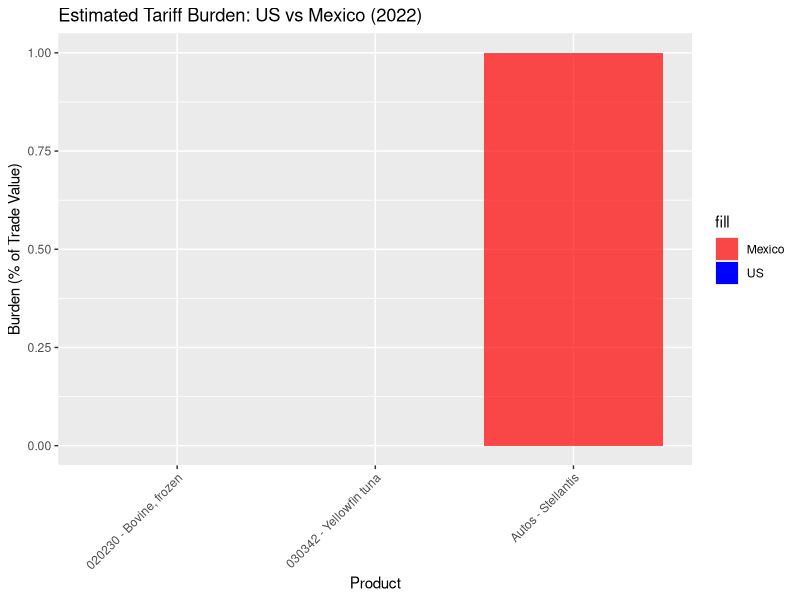
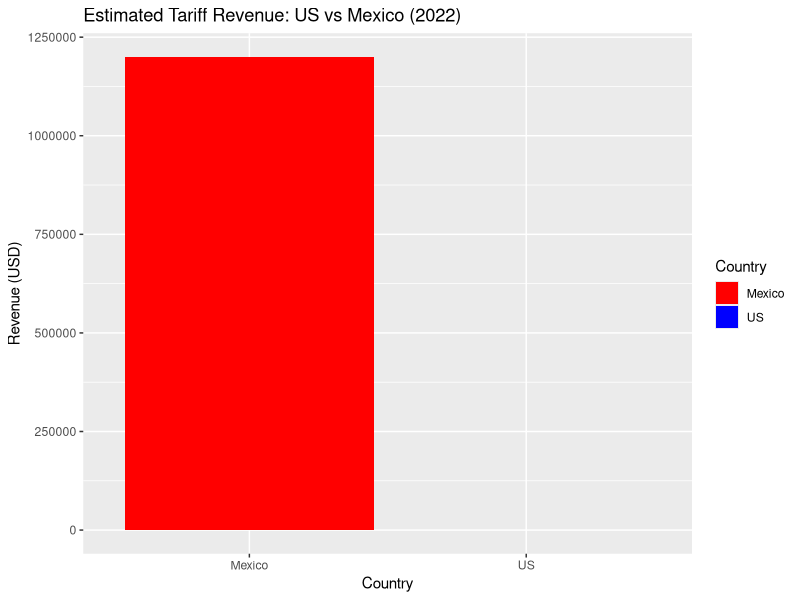
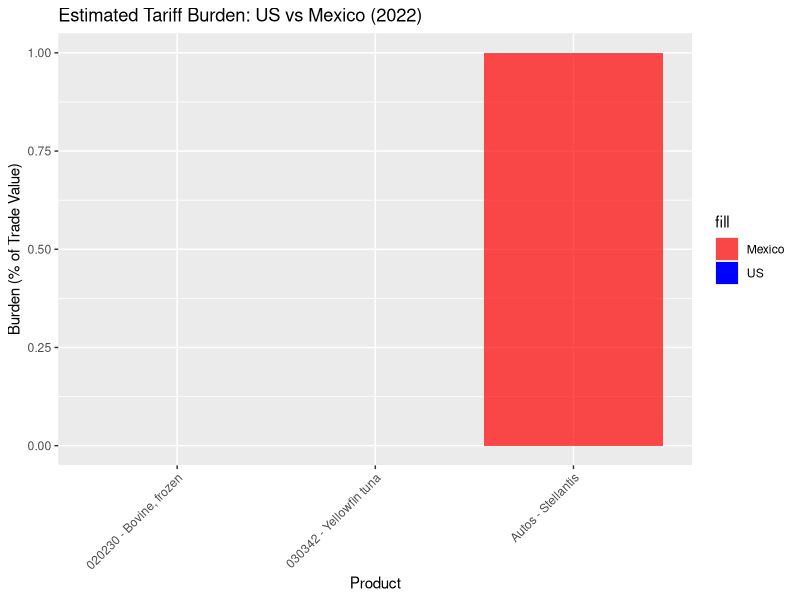
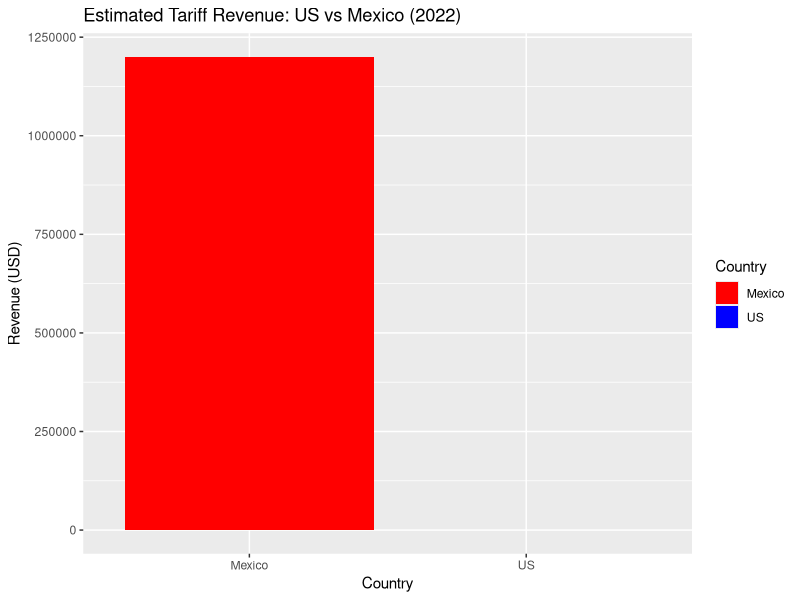

Source code (R) for these figures, in order:
library(tidyverse)
data <- tibble(
  Product = c("020230 - Bovine, frozen", "030342 - Yellowfin tuna", "Autos - Stellantis"),
  US_Import_Value_USD = c(50000000, 10000000, 60000000),
  US_Applied_Tariff = c(0, 0, 0),
  Mexico_Export_Value_USD = c(40000000, 8000000, 60000000),
  Mexico_Applied_Tariff = c(0, 0, 2)
) %>%
  mutate(
    US_Tariff_Revenue = US_Import_Value_USD * (US_Applied_Tariff / 100),
    Mexico_Tariff_Revenue = Mexico_Export_Value_USD * (Mexico_Applied_Tariff / 100),
    Total_Trade = US_Import_Value_USD + Mexico_Export_Value_USD,
    US_Burden = US_Tariff_Revenue / Total_Trade * 100,
    Mexico_Burden = Mexico_Tariff_Revenue / Total_Trade * 100
  )
summary <- data %>% 
  summarise(Total_US = sum(US_Tariff_Revenue), Total_Mexico = sum(Mexico_Tariff_Revenue)) %>%
  pivot_longer(cols = c(Total_US, Total_Mexico), names_to = "Country", values_to = "Revenue") %>%
  mutate(Country = recode(Country, "Total_US" = "US", "Total_Mexico" = "Mexico"))
ggplot(data, aes(x = Product)) +
  geom_bar(aes(y = US_Burden, fill = "US"), stat = "identity") +
  geom_bar(aes(y = Mexico_Burden, fill = "Mexico"), stat = "identity", alpha = 0.7) +
  labs(title = "Estimated Tariff Burden: US vs Mexico (2022)", y = "Burden (% of Trade Value)") +
  theme(axis.text.x = element_text(angle = 45, hjust = 1)) +
  scale_fill_manual(values = c("US" = "blue", "Mexico" = "red"))
ggsave("plot1.png")
ggplot(summary, aes(x = Country, y = Revenue, fill = Country)) +
  geom_bar(stat = "identity") +
  labs(title = "Estimated Tariff Revenue: US vs Mexico (2022)", y = "Revenue (USD)") +
  scale_fill_manual(values = c("US" = "blue", "Mexico" = "red"))
ggsave("plot2.png")